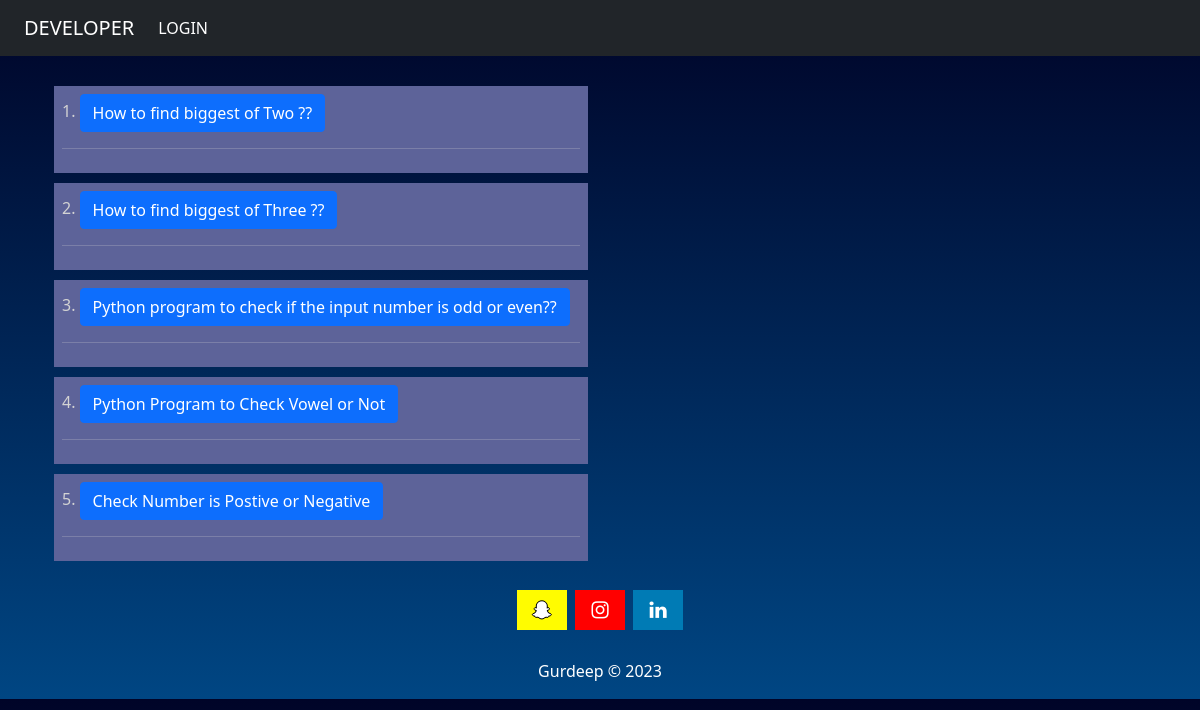
The page /show on the database its author committed.
### python_app/models.py (models this page shows)
class practice_set(models.Model):
    questions = models.CharField(max_length=255)
    program = RichTextField(blank=True, null=True)

### python_app/views.py (the view)
# urls.py: path('show', views.show_practice, name='show'),
def show_practice(request):
    data = practice_set.objects.all()
    return render(request, 'show_practice_set.html', {'data': data})

### templates/show_practice_set.html (shortened to what this page needs)
{% extends 'base.html' %}
{% block content %}
<div class="container-fluid wordpressFunctionAP">
    <div class="container">
        {% for i in data %}
        <div class="row">
            <div class="col-md-6 le ft">
                <div class="all">
                    {{i.id}}.
                    <button type="button" class="btn btn-primary" data-bs-toggle="modal" data-bs-target="#exampleModal{{i.id}}">
                        {{i.questions|capfirst}}
                    </button>
                    <div>
                        <hr>
                    </div>
                </div>
            </div>
        </div>
        {% endfor %}
        {% endblock %}

### templates/base.html (style rules this page uses)
body { background: linear-gradient(to bottom, #000428, #004683); color: white; }

### templates/show_practice_set.html (style rules this page uses)
.container-fluid.wordpressFunctionAP { margin-top: 20px; color: lightgrey; }
.all { margin-top: 10px; padding: 8px; background-color: rgb(93, 99, 153); }

### rows shown on the page
practice_set: id "1", questions "How to find biggest of Two ??"
practice_set: id "2", questions "How to find biggest of Three ??"
practice_set: id "3", questions "Python program to check if the input number is odd or even??"
practice_set: id "4", questions "Python Program to Check Vowel or Not"
practice_set: id "5", questions "Check Number is Postive or Negative"
